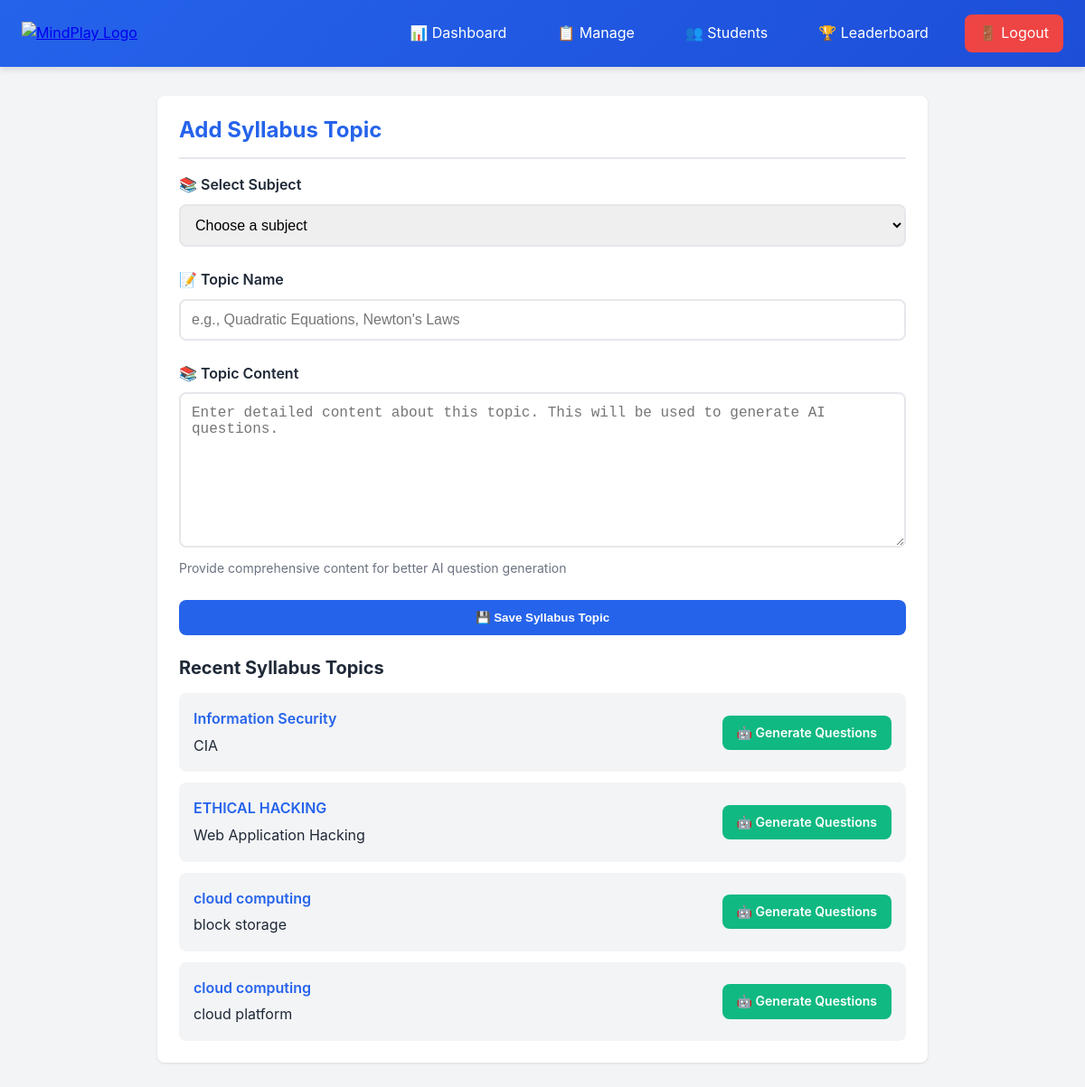
The app's page /add_syllabus.php (signed in) with its own data.
### tables this page shows
CREATE TABLE `syllabus` (
  `id` int(11) NOT NULL,
  `subject_id` int(11) DEFAULT NULL,
  `topic` varchar(150) DEFAULT NULL,
  `content` text DEFAULT NULL
);

CREATE TABLE `subjects` (
  `id` int(11) NOT NULL,
  `subject_name` varchar(100) DEFAULT NULL,
  `description` text DEFAULT NULL COMMENT 'Subject description'
);

### add_syllabus.php (the view, shortened to what this page needs)
<?php
require_once __DIR__ . '/../config/db.php';
?>
<!DOCTYPE html>
<html lang="en">
<head>
    <link rel="stylesheet" href="../assets/css/style.css">
</head>
<body>
    <?php
    include __DIR__ . '/../includes/admin_navbar.php';
    ?>
    <div class="container-md">
        <div class="card fade-in">
            <h1 class="card-header">Add Syllabus Topic</h1>
            <form method="POST">
                <div class="form-group">
                    <label class="form-label">📚 Select Subject</label>
                    <select name="sid" required class="form-select">
                        <option value="">Choose a subject</option>
                    </select>
                </div>
                <div class="form-group">
                    <label class="form-label">📝 Topic Name</label>
                    <input type="text" name="topic" required class="form-input"
                        placeholder="e.g., Quadratic Equations, Newton's Laws">
                </div>
                <div class="form-group">
                    <label class="form-label">📚 Topic Content</label>
                    <textarea name="content" required rows="8" class="form-textarea"
                        placeholder="Enter detailed content about this topic. This will be used to generate AI questions."></textarea>
                    <p class="form-hint">Provide comprehensive content for better AI question generation</p>
                </div>
                <button type="submit" name="save" class="btn btn-primary btn-block">
                    💾 Save Syllabus Topic
                </button>
            </form>
            <div class="mt-3">
                <h2 style="font-size: 1.25rem; font-weight: 700; margin-bottom: 1rem;">Recent Syllabus Topics</h2>
                <div style="display: flex; flex-direction: column; gap: 0.75rem;">
                    <?php
                    $result = $conn->query("SELECT sy.*, s.subject_name FROM syllabus sy
                                          JOIN subjects s ON sy.subject_id = s.id
                                          ORDER BY sy.id DESC LIMIT 5");
                    if($result->num_rows > 0){
                        while($row = $result->fetch_assoc()){
                            $subject_name = htmlspecialchars($row['subject_name']);
                            $topic = htmlspecialchars($row['topic']);
                            $syllabus_id = intval($row['id']);
                            echo "<div style='background: var(--light); padding: 1rem; border-radius: var(--radius);'>
                                <div class='flex justify-between items-center'>
                                    <div>
                                        <p style='font-weight: 600; color: var(--primary); margin-bottom: 0.25rem;'>{$subject_name}</p>
                                        <p style='color: var(--dark);'>{$topic}</p>
                                    </div>
                                    <a href='generate_questions.php?syllabus_id={$syllabus_id}' class='btn btn-success btn-sm'>
                                        🤖 Generate Questions
                                    </a>
                                </div>
                            </div>";
                        }
                    } else {
                        echo "<p style='color: var(--gray);'>No syllabus topics added yet</p>";
                    }
                    ?>
                </div>
            </div>
        </div>
    </div>
</body>
</html>

### style.css (style rules this page uses)
:root { --primary: #2563eb; --primary-dark: #1d4ed8; --secondary: #10b981; --secondary-dark: #059669; --danger: #ef4444; --danger-dark: #dc2626; --warning: #f59e0b; --info: #3b82f6; --dark: #1f2937; --light: #f3f4f6; --white: #ffffff; --gray: #6b7280; --gray-light: #e5e7eb; --shadow: 0 1px 3px rgba(0, 0, 0, 0.1); --shadow-md: 0 4px 6px rgba(0, 0, 0, 0.1); --shadow-lg: 0 10px 25px rgba(0, 0, 0, 0.15); --radius: 0.5rem; }
* { margin: 0; padding: 0; box-sizing: border-box; }
body { font-family: -apple-system, BlinkMacSystemFont, 'Segoe UI', 'Roboto', 'Oxygen', 'Ubuntu', sans-serif; background-color: var(--light); color: var(--dark); line-height: 1.6; }
h1, h2, h3, h4, h5, h6 { font-weight: 700; line-height: 1.2; margin-bottom: 1rem; }
h1 { font-size: 2.5rem; }
h2 { font-size: 2rem; }
.container-md { max-width: 900px; margin: 0 auto; padding: 2rem 1.5rem; }
.card { background: var(--white); border-radius: var(--radius); padding: 1.5rem; box-shadow: var(--shadow); margin-bottom: 1.5rem; }
.card-header { font-size: 1.5rem; font-weight: 700; color: var(--primary); margin-bottom: 1rem; padding-bottom: 1rem; border-bottom: 2px solid var(--gray-light); }
.btn { display: inline-block; padding: 0.75rem 1.5rem; border-radius: var(--radius); font-weight: 600; text-decoration: none; border: none; cursor: pointer; transition: all 0.2s; text-align: center; }
.btn-primary { background: var(--primary); color: var(--white); }
.btn-success { background: var(--secondary); color: var(--white); }
.btn-sm { padding: 0.5rem 1rem; font-size: 0.875rem; }
.btn-block { display: block; width: 100%; }
.form-group { margin-bottom: 1.5rem; }
.form-label { display: block; font-weight: 600; margin-bottom: 0.5rem; color: var(--dark); }
.form-input, .form-select, .form-textarea { width: 100%; padding: 0.75rem; border: 2px solid var(--gray-light); border-radius: var(--radius); font-size: 1rem; transition: border-color 0.2s; }
.form-textarea { resize: vertical; min-height: 120px; }
.form-hint { font-size: 0.875rem; color: var(--gray); margin-top: 0.25rem; }
.mt-3 { margin-top: 1.5rem; }
.flex { display: flex; }
.items-center { align-items: center; }
.justify-between { justify-content: space-between; }
.fade-in { animation: fadeIn 0.5s ease-in; }

### records on screen
syllabus: subject.subject_name "Information Security", topic "CIA"
syllabus: subject.subject_name "ETHICAL HACKING", topic "Web Application Hacking"
syllabus: subject.subject_name "cloud computing", topic "block storage"
syllabus: subject.subject_name "cloud computing", topic "cloud platform"
